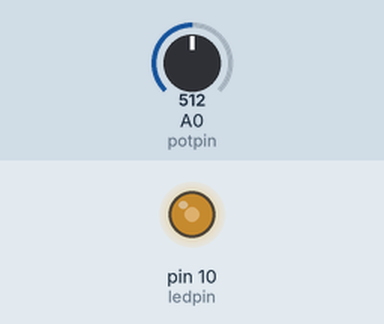
Recording of a sketch running on a simulated Arduino Uno, built with avr-gcc and run on an emulated ATmega328P. Parts: output pins drawn as LEDs (lit = HIGH). Inputs (shaded band) come from the test bench; at power-on: A0 (potpin) = 512.

Above: at 1.2 s.
1.3 s: A0 (potpin) set to 716
At 1.6 s:
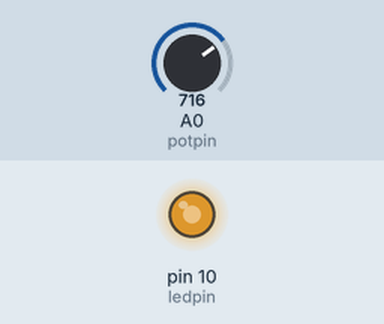
2.8 s: A0 (potpin) set to 900
At 3.9 s:
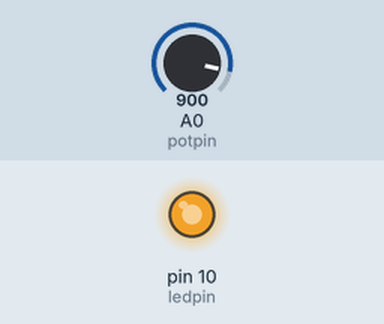
4.3 s: A0 (potpin) set to 122
At 5.0 s:
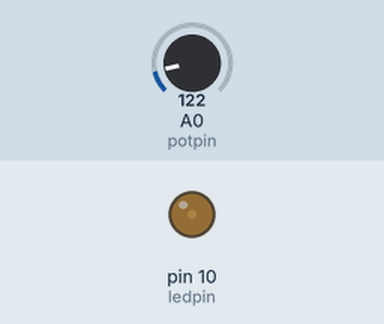
5.8 s: A0 (potpin) set to 0
At 6.2 s:
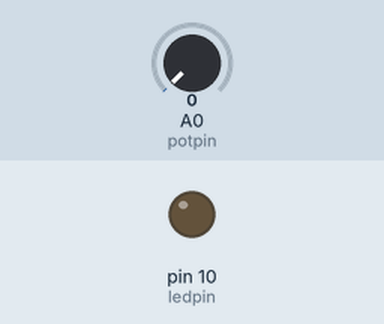
Timing chart, 0 to 8.3 s (numbered marks = the images above; inputs shaded):
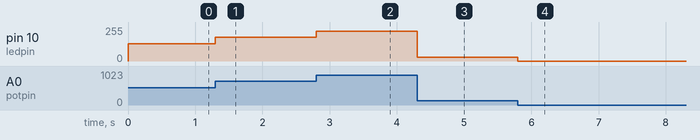

Measured:
- after the input at 1.3 s, pin 10 (ledpin): 128/255 → 179/255 at once
- after the input at 2.8 s, pin 10 (ledpin): 179/255 → 225/255 at once
- after the input at 4.3 s, pin 10 (ledpin): 225/255 → 30/255 at once
- after the input at 5.8 s, pin 10 (ledpin): 30/255 → 0/255 at once

The sketch:

variable-resistor.ino
```cpp
int potpin = 0;
int ledpin = 10;
int val;

void setup() {
  // put your setup code here, to run once:
  pinMode(ledpin, OUTPUT);
}

void loop() {
  // put your main code here, to run repeatedly:
  val = analogRead(potpin);
  analogWrite(ledpin, val/4);
}
```
